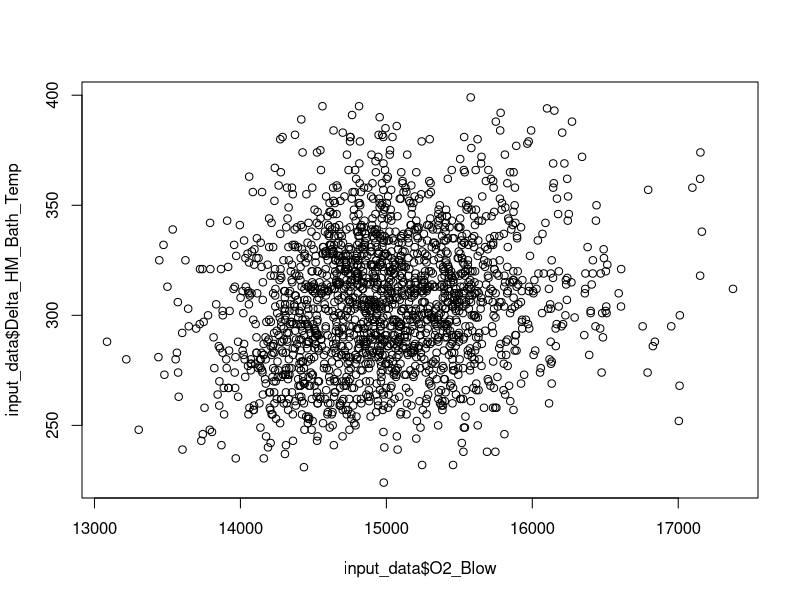
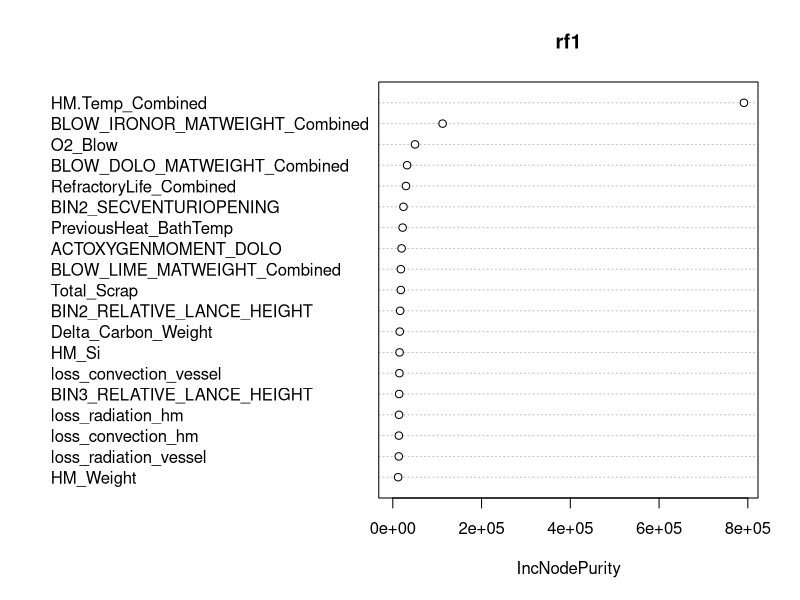

R code for these plots, in order:
####################################################################################################
# This script will build the model
####################################################################################################

rm(list=ls())                                       ### Remove all variables from WS ####
#install.packages("randomForest")
#setwd("/Users/anshul/Downloads")                    # Setting the wd ####
library(randomForest)                               ### Libraries requiured ### 
input_data = read.csv("BoF_clean.csv",header = T)   ### Load the dataset ####
summary(input_data)                                 #### See the summary ####
smp_size <- floor(0.70 * nrow(input_data))          ### Splitting the dataset into 70% training and 30% testing ####
set.seed(1123)
train_row <- sample(seq_len(nrow(input_data)), size = smp_size)
train_data <- input_data[train_row,]
test_data <- input_data[-train_row,]

plot(input_data$O2_Blow,input_data$Delta_HM_Bath_Temp)

#### Building RF model on the train dataset ###
yy = train_data$Delta_HM_Bath_Temp
xx = train_data[,-12]
colnames(train_data)
colnames(test_data)
rf1 = randomForest(xx,yy,ntree=500,mtry=10,nodesize =5,importance = TRUE)
########
varImpPlot(rf1,type=2)
########
pred_rf1 = predict(rf1,test_data)             #### Using test set to predict ###
########
c(test_data[1,])  #check a single record data
one_test_record <- test_data[1,]
######## Test 1 prediction
predict(rf1,one_test_record)   
##### Function to calculate MAE ####
MAE = function(m, o){
  mean(abs(m-o),na.rm = T)
}
########
MAE(train_data$Delta_HM_Bath_Temp,rf1$predicted)  #### Model performance ####
cor(test_data$Delta_HM_Bath_Temp,pred_rf1)^2      ### R-Square between predictor and actual
save(rf1, file='Bath_Temp_predict_model.RData')     ## saving the model
